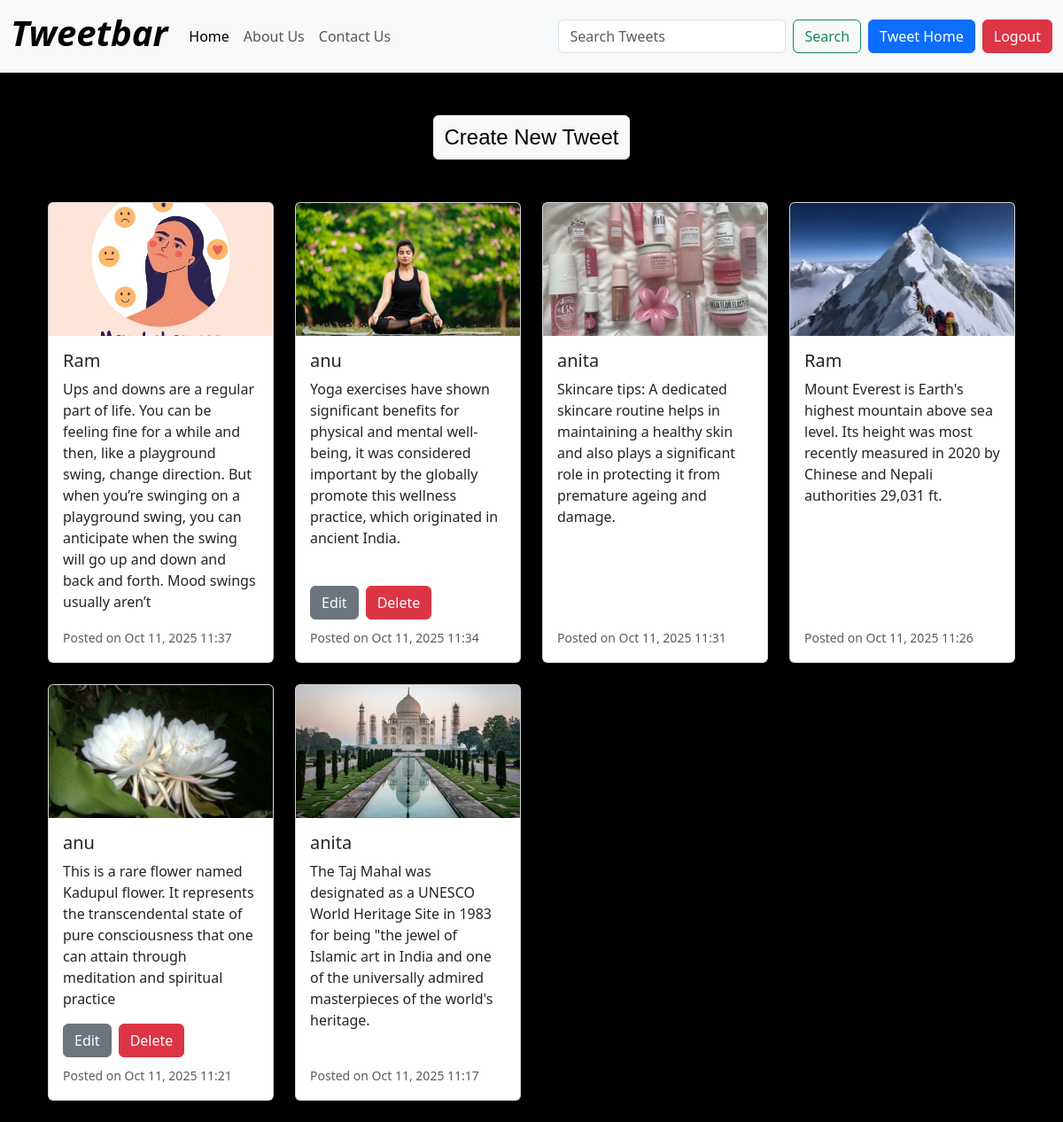
Screenshot of / (signed in) with the database file from the repository.
### tweet/models.py (models this page shows, shortened)
class Tweet(models.Model):
    user = models.ForeignKey(User, on_delete=models.CASCADE)
    text = models.TextField(max_length=280)
    photo = models.ImageField(upload_to='photos/', blank=True, null=True)
    created_at = models.DateTimeField(auto_now_add=True)
    updated_at = models.DateTimeField(auto_now=True)

### tweet/views.py (the view)
# urls.py: path('', views.tweet_list, name='tweet_list'),
def tweet_list(request):
    query = request.GET.get('q')
    if query:
        tweets = Tweet.objects.filter(
            Q(text__icontains=query) | Q(user__username__icontains=query)
        ).order_by('-created_at')
    else:
        tweets = Tweet.objects.all().order_by('-created_at')
    return render(request, 'tweet_list.html', {'tweets': tweets})

### templates/tweet_list.html (shortened to what this page needs)
{% extends "base.html" %}
{% block body %}
  <div class="text-center mt-5">
    <a class="btn btn-light mb-4" href="{% url 'tweet_create' %}" style="font-family: 'Montserrat', sans-serif; font-size: 1.5rem; color: #000;">
      Create New Tweet
    </a>
  </div>
  <div class="container mt-4">
    <div class="row">
      {% for tweet in tweets %}
        <div class="col-12 col-sm-6 col-md-4 col-lg-3 mb-4">
          <div class="card h-100" style="max-width: 100%;">
            {% if tweet.photo %}
              <img src="{{ tweet.photo.url }}" class="card-img-top" alt="Tweet Image" style="height: 150px; object-fit: cover;">
            {% endif %}
            <div class="card-body d-flex flex-column">
              <h5 class="card-title">{{ tweet.user.username }}</h5>
              <p class="card-text">{{ tweet.text }}</p>
              <div class="mt-auto">
                {% if tweet.user == user %}
                  <div class="d-flex gap-2 mb-2">
                    <a href="{% url 'tweet_edit' tweet.id %}" class="btn btn-secondary">Edit</a>
                    <a href="{% url 'tweet_delete' tweet.id %}" class="btn btn-danger">Delete</a>
                  </div>
                {% endif %}
                <p class="card-text"><small class="text-muted">Posted on {{ tweet.created_at|date:"M d, Y H:i" }}</small></p>
              </div>
            </div>
          </div>
        </div>
      {% empty %}
        <p>No tweets available.</p>
      {% endfor %}
    </div>
  </div>
{% endblock %}

### templates/base.html (style rules this page uses)
body { background-color: black; color: white; }

### rows the page displays
Tweet: photo (picture), user.username "Ram", text "Ups and downs are a regular part of life. You can be feeling fine for a while and then, like a playground swing, change direction. But when you’re swinging on a playground swing, you can anticipate when the swing will go up and down and back and forth. Mood swings usually aren’t", created_at "Oct 11, 2025 11:37"
Tweet: photo (picture), user.username "anu", text "Yoga exercises have shown significant benefits for physical and mental well-being, it was considered important by the globally promote this wellness practice, which originated in ancient India.", shows "Edit", created_at "Oct 11, 2025 11:34"
Tweet: photo (picture), user.username "anita", text "Skincare tips: A dedicated skincare routine helps in maintaining a healthy skin and also plays a significant role in protecting it from premature ageing and damage.", created_at "Oct 11, 2025 11:31"
Tweet: photo (picture), user.username "Ram", text "Mount Everest is Earth's highest mountain above sea level. Its height was most recently measured in 2020 by Chinese and Nepali authorities 29,031 ft.", created_at "Oct 11, 2025 11:26"
Tweet: photo (picture), user.username "anu", text "This is a rare flower named Kadupul flower. It represents the transcendental state of pure consciousness that one can attain through meditation and spiritual practice", shows "Edit", created_at "Oct 11, 2025 11:21"
Tweet: photo (picture), user.username "anita", text "The Taj Mahal was designated as a UNESCO World Heritage Site in 1983 for being \"the jewel of Islamic art in India and one of the universally admired masterpieces of the world's heritage.", created_at "Oct 11, 2025 11:17"
